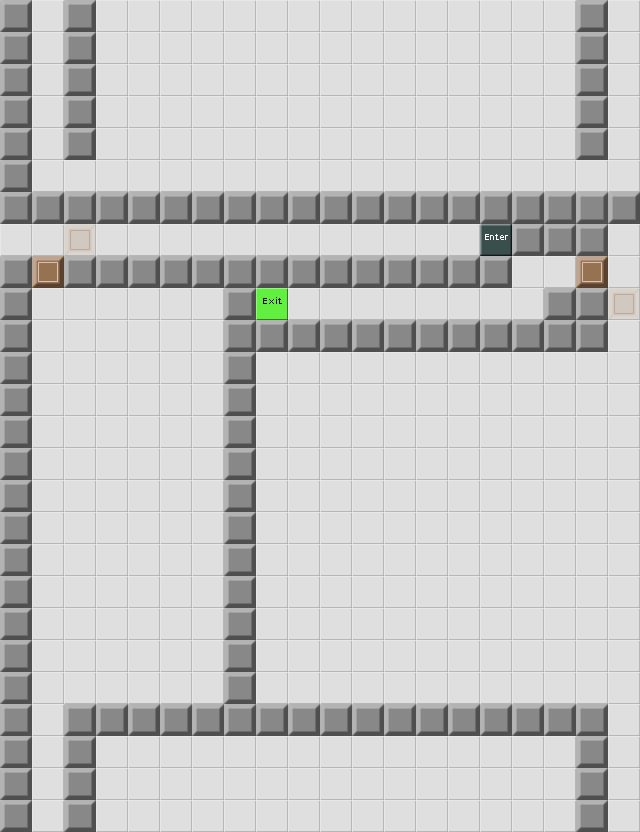

Rendered tile map (Tiled .tmx) drawn with the repository's tilesets; below, a short description and the map source with its tile grids summarised:
An orthogonal 20x26 tile map with 32x32 px tiles, 1 tile layer (Map) and 42 objects.

<map version="1.0" orientation="orthogonal" width="20" height="26" tilewidth="32" tileheight="32">
 <tileset firstgid="1" source="devgraphics.tsx" />
 <layer name="Map" width="20" height="26">
  <data>[520 cells, 520 non-empty, 6 distinct tile ids]</data>
 </layer>
 <objectgroup name="Enemies" width="20" height="26">
  <object gid="9" x="64" y="704">
   <properties>
    <property name="direction" value="right" />
   </properties>
  </object>
  <object gid="9" x="32" y="672">
   <properties>
    <property name="direction" value="left" />
   </properties>
  </object>
  <object gid="9" x="96" y="416">
   <properties>
    <property name="direction" value="right" />
   </properties>
  </object>
  <object gid="9" x="64" y="384">
   <properties>
    <property name="direction" value="right" />
   </properties>
  </object>
  <object gid="9" x="128" y="576">
   <properties>
    <property name="direction" value="left" />
   </properties>
  </object>
  <object gid="9" x="192" y="512">
   <properties>
    <property name="direction" value="left" />
   </properties>
  </object>
  <object gid="9" x="32" y="352">
   <properties>
    <property name="direction" value="left" />
   </properties>
  </object>
  <object gid="9" x="96" y="608">
   <properties>
    <property name="direction" value="left" />
   </properties>
  </object>
  <object gid="9" x="64" y="640">
   <properties>
    <property name="direction" value="left" />
   </properties>
  </object>
  <object gid="9" x="160" y="480">
   <properties>
    <property name="direction" value="right" />
   </properties>
  </object>
  <object gid="9" x="160" y="544">
   <properties>
    <property name="direction" value="left" />
   </properties>
  </object>
  <object gid="9" x="128" y="448">
   <properties>
    <property name="direction" value="right" />
   </properties>
  </object>
  <object gid="9" x="512" y="608">
   <properties>
    <property name="direction" value="left" />
   </properties>
  </object>
  <object gid="9" x="480" y="576">
   <properties>
    <property name="direction" value="left" />
   </properties>
  </object>
  <object gid="9" x="448" y="544">
   <properties>
    <property name="direction" value="left" />
   </properties>
  </object>
  <object gid="9" x="416" y="512">
   <properties>
    <property name="direction" value="left" />
   </properties>
  </object>
  <object gid="9" x="384" y="480">
   <properties>
    <property name="direction" value="left" />
   </properties>
  </object>
  <object gid="9" x="352" y="448">
   <properties>
    <property name="direction" value="left" />
   </properties>
  </object>
  <object gid="9" x="320" y="416">
   <properties>
    <property name="direction" value="left" />
   </properties>
  </object>
  <object gid="9" x="288" y="384">
   <properties>
    <property name="direction" value="left" />
   </properties>
  </object>
  <object gid="9" x="544" y="640">
   <properties>
    <property name="direction" value="left" />
   </properties>
  </object>
  <object gid="9" x="576" y="672">
   <properties>
    <property name="direction" value="left" />
   </properties>
  </object>
  <object gid="9" x="608" y="704">
   <properties>
    <property name="direction" value="left" />
   </properties>
  </object>
  <object gid="9" x="544" y="192">
   <properties>
    <property name="direction" value="down" />
   </properties>
  </object>
  <object gid="9" x="512" y="160">
   <properties>
    <property name="direction" value="down" />
   </properties>
  </object>
  <object gid="9" x="480" y="128" />
  <object gid="9" x="448" y="96">
   <properties>
    <property name="direction" value="down" />
   </properties>
  </object>
  <object gid="9" x="416" y="64">
   <properties>
    <property name="direction" value="down" />
   </properties>
  </object>
  <object gid="9" x="384" y="32">
   <properties>
    <property name="direction" value="down" />
   </properties>
  </object>
  <object gid="9" x="352" y="832">
   <properties>
    <property name="direction" value="down" />
   </properties>
  </object>
  <object gid="9" x="320" y="800">
   <properties>
    <property name="direction" value="down" />
   </properties>
  </object>
  <object gid="9" x="288" y="768">
   <properties>
    <property name="direction" value="down" />
   </properties>
  </object>
  <object gid="9" x="256" y="800">
   <properties>
    <property name="direction" value="up" />
   </properties>
  </object>
  <object gid="9" x="224" y="832">
   <properties>
    <property name="direction" value="up" />
   </properties>
  </object>
  <object gid="9" x="192" y="32">
   <properties>
    <property name="direction" value="up" />
   </properties>
  </object>
  <object gid="9" x="160" y="64">
   <properties>
    <property name="direction" value="up" />
   </properties>
  </object>
  <object gid="9" x="128" y="96">
   <properties>
    <property name="direction" value="up" />
   </properties>
  </object>
  <object gid="9" x="96" y="128">
   <properties>
    <property name="direction" value="up" />
   </properties>
  </object>
 </objectgroup>
 <objectgroup name="Items" width="20" height="26">
  <object gid="8" x="32" y="32">
   <properties>
    <property name="Text" value="This last one's more strict, but the exact same speed does the trick." />
   </properties>
  </object>
  <object gid="8" x="608" y="352">
   <properties>
    <property name="Text" value="Why are we always in such a hurry? It's going to kill us one of these days." />
   </properties>
  </object>
  <object gid="52" x="32" y="320" />
  <object gid="8" x="608" y="192">
   <properties>
    <property name="Text" value="Do you see how the balls make a wave as they bounce off the wall? Stay right behind the wave and you'll be safe." />
   </properties>
  </object>
 </objectgroup>
 <objectgroup name="Tools" width="20" height="26" />
 <objectgroup name="Parameters" width="20" height="26">
  <properties>
   <property name="time" value="250" />
   <property name="wrapAround" value="true" />
  </properties>
 </objectgroup>
</map>
